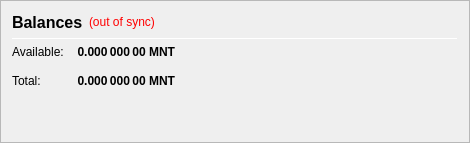
                   <widget class="QFrame" name="frame_CombinedBalances">
                    <property name="minimumSize">
                     <size>
                      <width>470</width>
                      <height>0</height>
                     </size>
                    </property>
                    <property name="frameShape">
                     <enum>QFrame::StyledPanel</enum>
                    </property>
                    <property name="frameShadow">
                     <enum>QFrame::Raised</enum>
                    </property>
                    <layout class="QVBoxLayout" name="verticalLayout_5">
                     <item>
                      <layout class="QHBoxLayout" name="horizontalLayout_5" stretch="0,0,0">
                       <item>
                        <widget class="QLabel" name="label_5z">
                         <property name="minimumSize">
                          <size>
                           <width>0</width>
                           <height>20</height>
                          </size>
                         </property>
                         <property name="font">
                          <font>
                           <pointsize>12</pointsize>
                           <weight>75</weight>
                           <bold>true</bold>
                          </font>
                         </property>
                         <property name="toolTip">
                          <string>Balances (including unconfirmed and immature coins)</string>
                         </property>
                         <property name="text">
                          <string>Balances</string>
                         </property>
                        </widget>
                       </item>
                       <item>
                        <widget class="QLabel" name="labelWalletStatus">
                         <property name="cursor">
                          <cursorShape>WhatsThisCursor</cursorShape>
                         </property>
                         <property name="toolTip">
                          <string>The displayed information may be out of date. Your wallet automatically synchronizes with the MNT network after a connection is established, but this process has not completed yet.</string>
                         </property>
                         <property name="styleSheet">
                          <string notr="true">QLabel { color: red; }</string>
                         </property>
                         <property name="text">
                          <string notr="true">(out of sync)</string>
                         </property>
                         <property name="alignment">
                          <set>Qt::AlignLeading|Qt::AlignLeft|Qt::AlignVCenter</set>
                         </property>
                        </widget>
                       </item>
                       <item>
                        <spacer name="horizontalSpacer_1">
                         <property name="orientation">
                          <enum>Qt::Horizontal</enum>
                         </property>
                         <property name="sizeHint" stdset="0">
                          <size>
                           <width>40</width>
                           <height>20</height>
                          </size>
                         </property>
                        </spacer>
                       </item>
                      </layout>
                     </item>
                     <item>
                      <widget class="Line" name="line_CombinedBalance">
                       <property name="minimumSize">
                        <size>
                         <width>0</width>
                         <height>1</height>
                        </size>
                       </property>
                       <property name="maximumSize">
                        <size>
                         <width>16777215</width>
                         <height>1</height>
                        </size>
                       </property>
                       <property name="orientation">
                        <enum>Qt::Horizontal</enum>
                       </property>
                      </widget>
                     </item>
                     <item>
                      <layout class="QGridLayout" name="gridLayout_3">
                       <property name="spacing">
                        <number>12</number>
                       </property>
                       <item row="1" column="0">
                        <widget class="QLabel" name="labelBalanceTextz">
                         <property name="text">
                          <string>Available:</string>
                         </property>
                        </widget>
                       </item>
                       <item row="1" column="1">
                        <widget class="QLabel" name="labelBalancez">
                         <property name="font">
                          <font>
                           <weight>75</weight>
                           <bold>true</bold>
                          </font>
                         </property>
                         <property name="cursor">
                          <cursorShape>IBeamCursor</cursorShape>
                         </property>
                         <property name="toolTip">
                          <string>Your current spendable balance</string>
                         </property>
                         <property name="text">
                          <string notr="true">0.000 000 00 MNT</string>
                         </property>
                         <property name="alignment">
                          <set>Qt::AlignRight|Qt::AlignTrailing|Qt::AlignVCenter</set>
                         </property>
                         <property name="textInteractionFlags">
                          <set>Qt::LinksAccessibleByMouse|Qt::TextSelectableByKeyboard|Qt::TextSelectableByMouse</set>
                         </property>
                        </widget>
                       </item>
                       <item row="2" column="0">
                        <widget class="QLabel" name="labelTotalTextz">
                         <property name="text">
                          <string>Total:</string>
                         </property>
                        </widget>
                       </item>
                       <item row="2" column="1">
                        <widget class="QLabel" name="labelTotalz">
                         <property name="font">
                          <font>
                           <weight>75</weight>
                           <bold>true</bold>
                          </font>
                         </property>
                         <property name="cursor">
                          <cursorShape>IBeamCursor</cursorShape>
                         </property>
                         <property name="toolTip">
                          <string>Total Balance, including all unavailable coins.</string>
                         </property>
                         <property name="text">
                          <string notr="true">0.000 000 00 MNT</string>
                         </property>
                         <property name="alignment">
                          <set>Qt::AlignRight|Qt::AlignTrailing|Qt::AlignVCenter</set>
                         </property>
                         <property name="textInteractionFlags">
                          <set>Qt::LinksAccessibleByMouse|Qt::TextSelectableByKeyboard|Qt::TextSelectableByMouse</set>
                         </property>
                        </widget>
                       </item>
                       <item row="2" column="3">
                        <spacer name="horizontalSpacer_2">
                         <property name="orientation">
                          <enum>Qt::Horizontal</enum>
                         </property>
                         <property name="sizeHint" stdset="0">
                          <size>
                           <width>40</width>
                           <height>20</height>
                          </size>
                         </property>
                        </spacer>
                       </item>
                      </layout>
                     </item>
                     <item>
                      <spacer name="verticalSpacer_1">
                       <property name="orientation">
                        <enum>Qt::Vertical</enum>
                       </property>
                       <property name="sizeHint" stdset="0">
                        <size>
                         <width>20</width>
                         <height>40</height>
                        </size>
                       </property>
                      </spacer>
                     </item>
                    </layout>
                   </widget>
